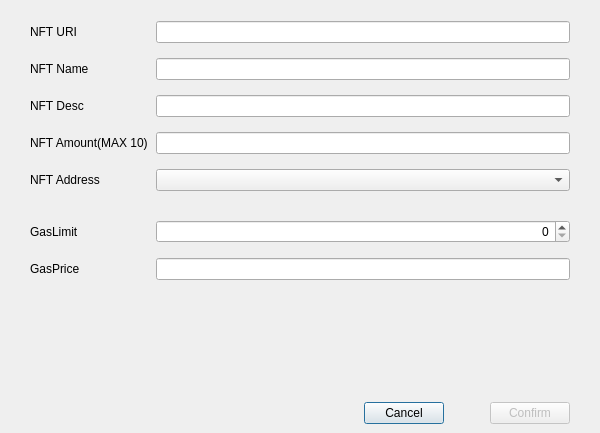
<?xml version="1.0" encoding="UTF-8"?>
<ui version="4.0">
 <class>CreateNftDialog</class>
 <widget class="QDialog" name="CreateNftDialog">
  <property name="geometry">
   <rect>
    <x>0</x>
    <y>0</y>
    <width>600</width>
    <height>433</height>
   </rect>
  </property>
  <property name="minimumSize">
   <size>
    <width>600</width>
    <height>350</height>
   </size>
  </property>
  <property name="windowTitle">
   <string>Create NFT</string>
  </property>
  <layout class="QVBoxLayout" name="verticalLayout">
   <property name="leftMargin">
    <number>0</number>
   </property>
   <property name="rightMargin">
    <number>0</number>
   </property>
   <property name="bottomMargin">
    <number>0</number>
   </property>
   <item>
    <spacer name="verticalSpacer_2">
     <property name="orientation">
      <enum>Qt::Vertical</enum>
     </property>
     <property name="sizeType">
      <enum>QSizePolicy::Fixed</enum>
     </property>
     <property name="sizeHint" stdset="0">
      <size>
       <width>20</width>
       <height>10</height>
      </size>
     </property>
    </spacer>
   </item>
   <item>
    <layout class="QGridLayout" name="gridLayout">
     <property name="leftMargin">
      <number>30</number>
     </property>
     <property name="rightMargin">
      <number>30</number>
     </property>
     <property name="verticalSpacing">
      <number>15</number>
     </property>
     <item row="5" column="0">
      <widget class="QLabel" name="labelGasLimit">
       <property name="text">
        <string>GasLimit</string>
       </property>
      </widget>
     </item>
     <item row="5" column="1">
      <widget class="QSpinBox" name="lineEditGasLimit">
       <property name="alignment">
        <set>Qt::AlignRight|Qt::AlignTrailing|Qt::AlignVCenter</set>
       </property>
      </widget>
     </item>
     <item row="2" column="0">
      <widget class="QLabel" name="labelNftSymbol">
       <property name="minimumSize">
        <size>
         <width>120</width>
         <height>0</height>
        </size>
       </property>
       <property name="text">
        <string>NFT Desc</string>
       </property>
      </widget>
     </item>
     <item row="3" column="1">
      <widget class="QLineEdit" name="lineEditNftAmount">
       <property name="alignment">
        <set>Qt::AlignCenter</set>
       </property>
       <property name="readOnly">
        <bool>true</bool>
       </property>
      </widget>
     </item>
     <item row="3" column="0">
      <widget class="QLabel" name="labelDecimals">
       <property name="minimumSize">
        <size>
         <width>120</width>
         <height>0</height>
        </size>
       </property>
       <property name="text">
        <string>NFT Amount(MAX 10)</string>
       </property>
      </widget>
     </item>
     <item row="1" column="1">
      <widget class="QLineEdit" name="lineEditNftName">
       <property name="alignment">
        <set>Qt::AlignCenter</set>
       </property>
       <property name="readOnly">
        <bool>false</bool>
       </property>
      </widget>
     </item>
     <item row="0" column="0">
      <widget class="QLabel" name="labelContractAddress">
       <property name="minimumSize">
        <size>
         <width>120</width>
         <height>0</height>
        </size>
       </property>
       <property name="text">
        <string>NFT URI</string>
       </property>
      </widget>
     </item>
     <item row="2" column="1">
      <widget class="QLineEdit" name="lineEditNftDesc">
       <property name="alignment">
        <set>Qt::AlignCenter</set>
       </property>
       <property name="readOnly">
        <bool>false</bool>
       </property>
      </widget>
     </item>
     <item row="1" column="0">
      <widget class="QLabel" name="labelNftName">
       <property name="minimumSize">
        <size>
         <width>120</width>
         <height>0</height>
        </size>
       </property>
       <property name="text">
        <string>NFT Name</string>
       </property>
      </widget>
     </item>
     <item row="0" column="1">
      <widget class="QLineEdit" name="lineEditNftUri">
       <property name="alignment">
        <set>Qt::AlignCenter</set>
       </property>
      </widget>
     </item>
     <item row="6" column="0">
      <widget class="QLabel" name="labelGasPrice">
       <property name="text">
        <string>GasPrice</string>
       </property>
      </widget>
     </item>
     <item row="4" column="1">
      <layout class="QVBoxLayout" name="verticalLayout_2">
       <item>
        <widget class="AddressField" name="lineEditSenderAddress"/>
       </item>
       <item>
        <widget class="QLabel" name="labelDescription">
         <property name="text">
          <string/>
         </property>
         <property name="alignment">
          <set>Qt::AlignLeading|Qt::AlignLeft|Qt::AlignVCenter</set>
         </property>
         <property name="wordWrap">
          <bool>true</bool>
         </property>
        </widget>
       </item>
      </layout>
     </item>
     <item row="4" column="0">
      <layout class="QVBoxLayout" name="verticalLayout_3">
       <item>
        <widget class="QLabel" name="labelAddress">
         <property name="minimumSize">
          <size>
           <width>120</width>
           <height>0</height>
          </size>
         </property>
         <property name="text">
          <string>NFT Address</string>
         </property>
        </widget>
       </item>
       <item>
        <widget class="QLabel" name="labelSpacer">
         <property name="sizePolicy">
          <sizepolicy hsizetype="Preferred" vsizetype="Fixed">
           <horstretch>0</horstretch>
           <verstretch>0</verstretch>
          </sizepolicy>
         </property>
         <property name="text">
          <string/>
         </property>
        </widget>
       </item>
      </layout>
     </item>
     <item row="6" column="1">
      <widget class="BitcoinAmountField" name="lineEditGasPrice"/>
     </item>
    </layout>
   </item>
   <item>
    <spacer name="verticalSpacer">
     <property name="orientation">
      <enum>Qt::Vertical</enum>
     </property>
     <property name="sizeType">
      <enum>QSizePolicy::MinimumExpanding</enum>
     </property>
     <property name="sizeHint" stdset="0">
      <size>
       <width>20</width>
       <height>40</height>
      </size>
     </property>
    </spacer>
   </item>
   <item>
    <widget class="QWidget" name="buttonsContainerWhite" native="true">
     <layout class="QHBoxLayout" name="horizontalLayout_2">
      <property name="leftMargin">
       <number>30</number>
      </property>
      <property name="rightMargin">
       <number>30</number>
      </property>
      <item>
       <spacer name="horizontalSpacer">
        <property name="orientation">
         <enum>Qt::Horizontal</enum>
        </property>
        <property name="sizeHint" stdset="0">
         <size>
          <width>40</width>
          <height>20</height>
         </size>
        </property>
       </spacer>
      </item>
      <item>
       <widget class="QPushButton" name="clearButton">
        <property name="text">
         <string>Cancel</string>
        </property>
       </widget>
      </item>
      <item>
       <spacer name="horizontalSpacer_3">
        <property name="orientation">
         <enum>Qt::Horizontal</enum>
        </property>
        <property name="sizeType">
         <enum>QSizePolicy::Fixed</enum>
        </property>
        <property name="sizeHint" stdset="0">
         <size>
          <width>40</width>
          <height>20</height>
         </size>
        </property>
       </spacer>
      </item>
      <item>
       <widget class="QPushButton" name="confirmButton">
        <property name="enabled">
         <bool>false</bool>
        </property>
        <property name="text">
         <string>Confirm</string>
        </property>
       </widget>
      </item>
     </layout>
    </widget>
   </item>
  </layout>
 </widget>
 <customwidgets>
  <customwidget>
   <class>AddressField</class>
   <extends>QComboBox</extends>
   <header>qt/addressfield.h</header>
  </customwidget>
  <customwidget>
   <class>BitcoinAmountField</class>
   <extends>QLineEdit</extends>
   <header>qt/bitcoinamountfield.h</header>
   <container>1</container>
  </customwidget>
 </customwidgets>
 <tabstops>
  <tabstop>lineEditNftUri</tabstop>
  <tabstop>lineEditNftName</tabstop>
  <tabstop>lineEditNftDesc</tabstop>
  <tabstop>lineEditNftAmount</tabstop>
  <tabstop>lineEditSenderAddress</tabstop>
  <tabstop>confirmButton</tabstop>
  <tabstop>clearButton</tabstop>
 </tabstops>
 <resources/>
 <connections/>
</ui>
